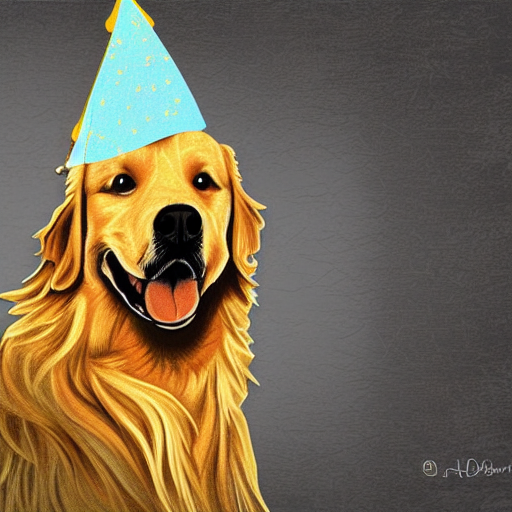
#> input picture output_dog.png, 512 x 512 px
$ python merge_images.py
#> lines starting #> are read from the running program, lines starting #| are printed output that depends on the picture
from PIL import Image, ImageDraw, ImageFont

# Load both images
img1 = Image.open("output_dog.png")
#> img1 is the input picture: PIL image 512x512 RGB; mean R, G, B 118, 103, 78.6
img2 = Image.open("output_cyberpunk.png")
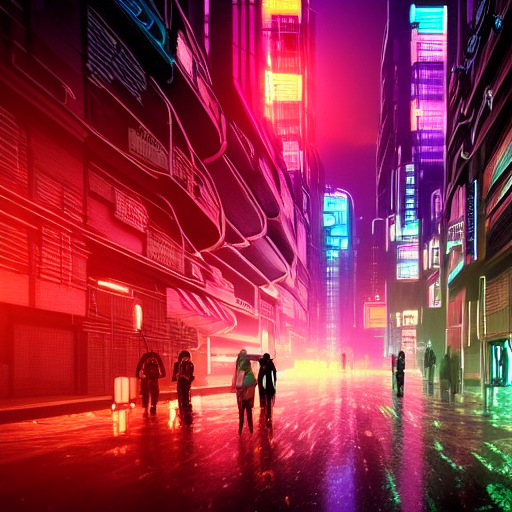
#> input picture output_cyberpunk.png, 512 x 512 px
#> img2 is the input picture: PIL image 512x512 RGB; mean R, G, B 149.7, 47.3, 70.3

# Add some spacing and a label strip below each image
label_height = 40
gap = 10

width = img1.width + img2.width + gap
#> width = 1034
height = max(img1.height, img2.height) + label_height
#> height = 552

combined = Image.new("RGB", (width, height), "white")
#> combined: PIL image 1034x552 RGB; every value is 255

# Paste the two images side by side
combined.paste(img1, (0, 0))
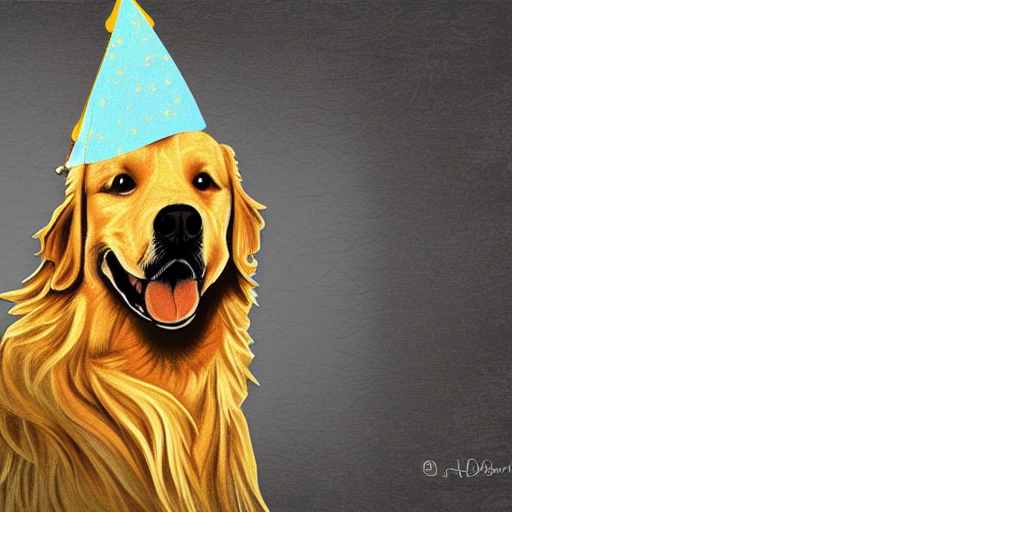
#> combined: PIL image 1034x552 RGB; mean R, G, B 192.1, 185.2, 174
combined.paste(img2, (img1.width + gap, 0))
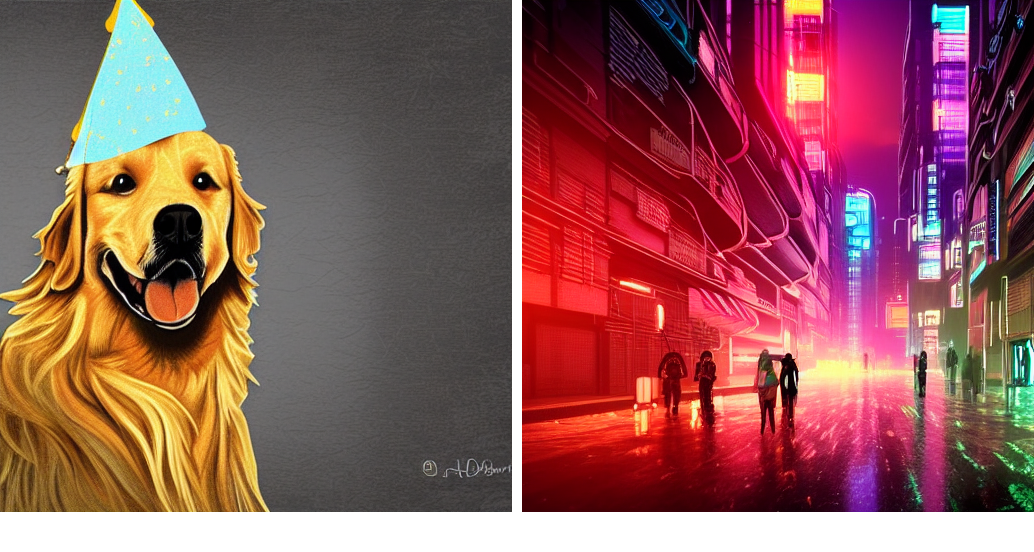
#> combined: PIL image 1034x552 RGB; mean R, G, B 143.7, 89.8, 89.1

# Add labels underneath each image
draw = ImageDraw.Draw(combined)
try:
    font = ImageFont.truetype("arial.ttf", 20)
except:
    font = ImageFont.load_default()

draw.text((img1.width // 2 - 60, img1.height + 5), "Golden Retriever", fill="black", font=font)
draw.text((img1.width + gap + img2.width // 2 - 90, img2.height + 5), "Cyberpunk Street", fill="black", font=font)

combined.save("combined_output.png")
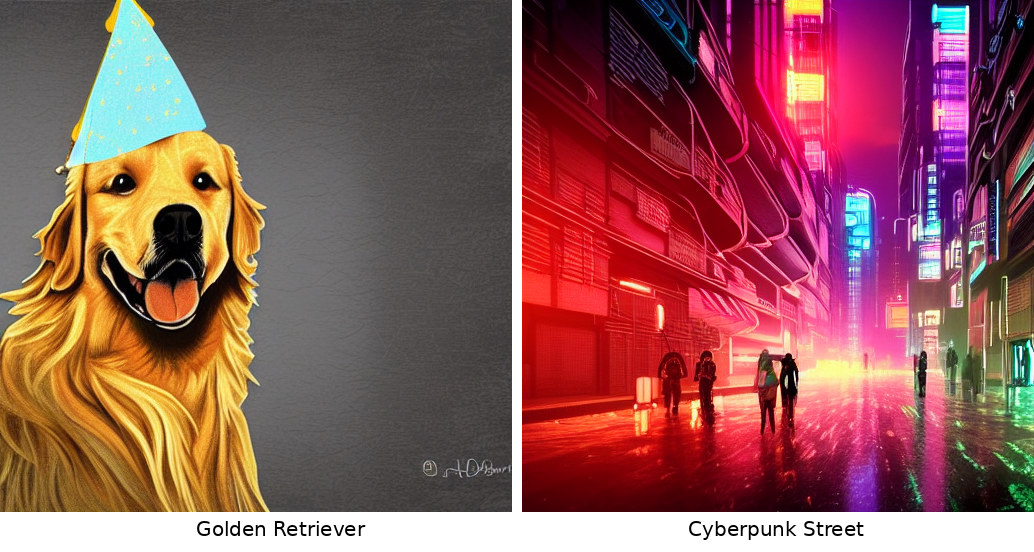
#> saved as combined_output.png: PIL image 1034x552 RGB; mean R, G, B 143, 89.1, 88.4
print("Saved combined_output.png")
